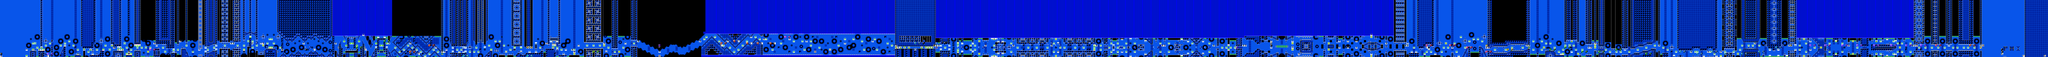

Below is a game level as drawn by its tile map, then a one-line description and the .tmx that defines it (tile-layer data replaced by summaries):
An orthogonal 961x27 tile map with 16x16 px tiles, 2 tile layers (SP, ...), 2 tilesets.

<map version="1.10" tiledversion="1.11.2" orientation="orthogonal" renderorder="right-down" width="961" height="27" tilewidth="16" tileheight="16" infinite="0" nextlayerid="3" nextobjectid="1">
 <editorsettings>
  <chunksize width="16" height="27" />
  <export target="../LEVELS/LEVEL DATA/test4.csv" format="csv" />
 </editorsettings>
 <tileset firstgid="1" name="famidash" tilewidth="16" tileheight="16" tilecount="256" columns="16">
  <image source="../GRAPHICS/famidash.bmp" width="256" height="256" />
 </tileset>
 <tileset firstgid="257" name="sprites" tilewidth="16" tileheight="16" tilecount="256" columns="16">
  <image source="../GRAPHICS/sprites.png" width="256" height="256" />
 </tileset>
 <layer id="1" width="961" height="27">
  <data>[25947 cells, 25947 non-empty, 150 distinct tile ids]</data>
 </layer>
 <layer id="2" name="SP" width="961" height="27">
  <data>[25947 cells, 668 non-empty, 67 distinct tile ids]</data>
 </layer>
</map>
